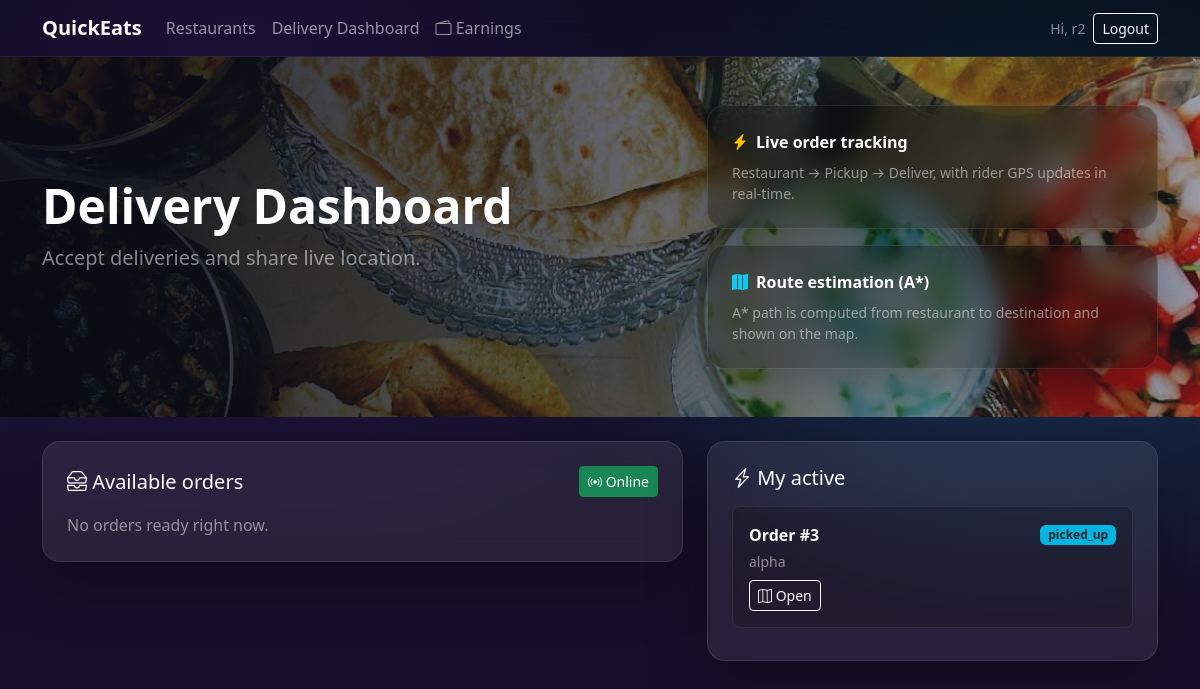
Page /delivery/dashboard (signed in) on the committed database.
### app/models.py (models this page shows, shortened)
class User(db.Model, UserMixin):
    id = db.Column(db.Integer, primary_key=True)
    email = db.Column(db.String(255), unique=True, nullable=False, index=True)
    password_hash = db.Column(db.String(255), nullable=False)
    full_name = db.Column(db.String(120), nullable=False)
    phone = db.Column(db.String(30), nullable=True)
    role = db.Column(db.String(40), nullable=False, index=True)
    is_active = db.Column(db.Boolean, default=True, nullable=False)
    address = db.Column(db.String(255), nullable=True)
    lat = db.Column(db.Float, nullable=True)
    lng = db.Column(db.Float, nullable=True)
    created_at = db.Column(db.DateTime, default=utcnow, nullable=False)
    restaurant = db.relationship("Restaurant", back_populates="owner", uselist=False)

class Order(db.Model):
    id = db.Column(db.Integer, primary_key=True)
    customer_id = db.Column(db.Integer, db.ForeignKey("user.id"), nullable=False, index=True)
    restaurant_id = db.Column(db.Integer, db.ForeignKey("restaurant.id"), nullable=False, index=True)
    delivery_partner_id = db.Column(db.Integer, db.ForeignKey("user.id"), nullable=True, index=True)
    status = db.Column(db.String(40), nullable=False, index=True, default=OrderStatus.PLACED.value)
    notes = db.Column(db.String(500), nullable=True)
    delivery_address = db.Column(db.String(255), nullable=True)
    delivery_lat = db.Column(db.Float, nullable=True)
    delivery_lng = db.Column(db.Float, nullable=True)
    subtotal_cents = db.Column(db.Integer, nullable=False, default=0)
    delivery_fee_cents = db.Column(db.Integer, nullable=False, default=2500)
    total_cents = db.Column(db.Integer, nullable=False, default=0)
    created_at = db.Column(db.DateTime, default=utcnow, nullable=False)
    updated_at = db.Column(db.DateTime, default=utcnow, onupdate=utcnow, nullable=False)
    restaurant = db.relationship("Restaurant", back_populates="orders")
    customer = db.relationship("User", foreign_keys=[customer_id])
    delivery_partner = db.relationship("User", foreign_keys=[delivery_partner_id])
    items = db.relationship("OrderItem", back_populates="order", cascade="all, delete-orphan")
    pings = db.relationship("LocationPing", back_populates="order", cascade="all, delete-orphan")

class Restaurant(db.Model):
    id = db.Column(db.Integer, primary_key=True)
    owner_id = db.Column(db.Integer, db.ForeignKey("user.id"), nullable=False, index=True)
    name = db.Column(db.String(120), nullable=False)
    description = db.Column(db.String(500), nullable=True)
    address = db.Column(db.String(255), nullable=True)
    lat = db.Column(db.Float, nullable=True)
    lng = db.Column(db.Float, nullable=True)
    hero_image_url = db.Column(db.String(500), nullable=True)
    is_open = db.Column(db.Boolean, default=True, nullable=False)
    created_at = db.Column(db.DateTime, default=utcnow, nullable=False)
    owner = db.relationship("User", back_populates="restaurant")
    items = db.relationship("MenuItem", back_populates="restaurant", cascade="all, delete-orphan")
    orders = db.relationship("Order", back_populates="restaurant")

### app/web/delivery.py (the view)
@bp.get("/dashboard")
@role_required(Role.DELIVERY_PARTNER.value)
def dashboard():
    rider_state = db.session.get(RiderState, current_user.id)
    available = (
        Order.query.filter(
            Order.status == OrderStatus.READY_FOR_PICKUP.value,
            Order.delivery_partner_id.is_(None),
        )
        .order_by(Order.created_at.asc())
        .limit(30)
        .all()
    )
    my_active = (
        Order.query.filter(
            Order.delivery_partner_id == current_user.id,
            Order.status.in_([OrderStatus.READY_FOR_PICKUP.value, OrderStatus.PICKED_UP.value]),
        )
        .order_by(Order.created_at.desc())
        .all()
    )
    return render_template("delivery/dashboard.html", available=available, my_active=my_active, rider_state=rider_state)

### app/models.py (called while the page is built)
@login_manager.user_loader
def load_user(user_id: str):
    return db.session.get(User, int(user_id))

### app/utils.py (called while the page is built)
def role_required(*roles: str):
    def decorator(fn):
        @wraps(fn)
        @login_required
        def wrapper(*args, **kwargs):
            if not current_user.is_authenticated:
                abort(401)
            if current_user.role not in roles and not getattr(current_user, "is_admin", False):
                abort(403)
            return fn(*args, **kwargs)
        return wrapper
    return decorator

### app/templates/delivery/dashboard.html (shortened to what this page needs)
{% extends "base.html" %}
{% from "_macros.html" import csrf_field %}
{% block hero_title %}Delivery Dashboard{% endblock %}
{% block hero_subtitle %}Accept deliveries and share live location.{% endblock %}
{% block content %}
  <div class="row g-4">
    <div class="col-lg-7">
      <div class="card card-glass p-4">
        <div class="d-flex justify-content-between align-items-center mb-3">
          <div class="h5 text-white mb-0"><i class="bi bi-inboxes"></i> Available orders</div>
          <form method="post" action="{{ url_for('delivery.toggle_online') }}">
            {% set online = rider_state.is_online if rider_state else false %}
            <button class="btn btn-sm {{ 'btn-success' if online else 'btn-outline-light' }}">
              <i class="bi bi-broadcast"></i> {{ 'Online' if online else 'Offline' }}
            </button>
          </form>
        </div>
        {% if not available %}
          <div class="text-white-50">No orders ready right now.</div>
        {% endif %}
      </div>
    </div>
    <div class="col-lg-5">
      <div class="card card-glass p-4">
        <div class="h5 text-white mb-3"><i class="bi bi-lightning-charge"></i> My active</div>
        {% if not my_active %}
          <div class="text-white-50">No active orders.</div>
        {% else %}
          {% for o in my_active %}
            <div class="p-3 mb-2 rounded-3" style="background: rgba(0,0,0,.20); border: 1px solid rgba(255,255,255,.08);">
              <div class="d-flex justify-content-between align-items-center">
                <div class="text-white fw-semibold">Order #{{ o.id }}</div>
                <span class="badge bg-info text-dark">{{ o.status }}</span>
              </div>
              <div class="text-white-50 small mt-1">{{ o.restaurant.name }}</div>
              <a class="btn btn-sm btn-outline-light mt-2" href="{{ url_for('delivery.order', order_id=o.id) }}"><i class="bi bi-map"></i> Open</a>
            </div>
          {% endfor %}
        {% endif %}
      </div>
    </div>
  </div>
{% endblock %}

### app/templates/base.html (shortened to what this page needs)
<!doctype html>
<html lang="en">
  <head>
    <link href="https://cdn.jsdelivr.net/npm/bootstrap@5.3.3/dist/css/bootstrap.min.css" rel="stylesheet" />
    <link href="https://cdn.jsdelivr.net/npm/bootstrap-icons@1.11.3/font/bootstrap-icons.min.css" rel="stylesheet" />
    <link href="{{ url_for('static', filename='css/app.css') }}" rel="stylesheet" />
  </head>
  <body>
    <nav class="navbar navbar-expand-lg navbar-dark glass-nav sticky-top">
      <div class="container">
        <a class="navbar-brand fw-bold" href="{{ url_for('customer.home') }}">QuickEats</a>
        <div class="collapse navbar-collapse" id="nav">
          <ul class="navbar-nav me-auto mb-2 mb-lg-0">
            <li class="nav-item"><a class="nav-link" href="{{ url_for('customer.home') }}">Restaurants</a></li>
            {% if current_user.is_authenticated and current_user.role == 'delivery_partner' %}
              <li class="nav-item"><a class="nav-link" href="{{ url_for('delivery.dashboard') }}">Delivery Dashboard</a></li>
              <li class="nav-item"><a class="nav-link" href="{{ url_for('delivery.earnings') }}"><i class="bi bi-wallet2"></i> Earnings</a></li>
            {% endif %}
          </ul>
          <div class="d-flex align-items-center gap-2">
            {% if current_user.is_authenticated %}
              <span class="text-white-50 small d-none d-lg-inline">Hi, {{ current_user.full_name }}</span>
              <a class="btn btn-sm btn-outline-light" href="{{ url_for('auth.logout') }}">Logout</a>
            {% else %}
              <a class="btn btn-sm btn-outline-light" href="{{ url_for('auth.login') }}">Login</a>
              <a class="btn btn-sm btn-warning" href="{{ url_for('auth.register') }}">Sign up</a>
            {% endif %}
          </div>
        </div>
      </div>
    </nav>
    <main>
      <section class="hero">
        <div class="container py-5">
          <div class="row align-items-center g-4">
            <div class="col-lg-7">
              <h1 class="display-5 fw-bold text-white mb-2">{% block hero_title %}Order food fast.{% endblock %}</h1>
              <p class="lead text-white-50 mb-4">{% block hero_subtitle %}Swiggy-like demo with live tracking and A* routing.{% endblock %}</p>
            </div>
            <div class="col-lg-5">
              <div class="hero-card p-4">
                <div class="d-flex align-items-center gap-2">
                  <i class="bi bi-lightning-charge-fill text-warning"></i>
                  <div class="text-white fw-semibold">Live order tracking</div>
                </div>
                <div class="small text-white-50 mt-2">
                  Restaurant → Pickup → Deliver, with rider GPS updates in real-time.
                </div>
              </div>
              <div class="hero-card p-4 mt-3">
                <div class="d-flex align-items-center gap-2">
                  <i class="bi bi-map-fill text-info"></i>
                  <div class="text-white fw-semibold">Route estimation (A*)</div>
                </div>
                <div class="small text-white-50 mt-2">
                  A* path is computed from restaurant to destination and shown on the map.
                </div>
              </div>
            </div>
          </div>
        </div>
        <div class="hero-overlay"></div>
      </section>
      <div class="container my-4">
        {% block content %}{% endblock %}
      </div>
    </main>
  </body>
</html>

### app/static/css/app.css (style rules this page uses)
:root { --bg1:#0b1020; --bg2:#1a0f2e; --glass: rgba(255,255,255,.08); --glass2: rgba(255,255,255,.12); --brand:#fc8019; }
body { background: radial-gradient(1200px 800px at 20% 10%, #2b1b55 0%, transparent 60%), radial-gradient(900px 700px at 85% 30%, #173a5a 0%, transparent 55%), linear-gradient(180deg, var(--bg1) 0%, var(--bg2) 100%); min-height:100vh; }
.glass-nav { background: rgba(0,0,0,.35); backdrop-filter: blur(14px); border-bottom: 1px solid rgba(255,255,255,.08); }
.hero { position: relative; overflow: hidden; background-image: url("../img/hero.jpg"); background-size: cover; background-position: center; }
.hero-overlay { position:absolute; inset:0; background: linear-gradient(90deg, rgba(8,10,20,.92) 0%, rgba(8,10,20,.60) 55%, rgba(8,10,20,.25) 100%); pointer-events:none; }
.hero .container { position:relative; z-index:1; }
.hero-card { background: rgba(0,0,0,.35); border: 1px solid rgba(255,255,255,.10); border-radius: 18px; backdrop-filter: blur(12px); box-shadow: 0 20px 60px rgba(0,0,0,.35); transform: translateY(0); transition: transform .2s ease, border-color .2s ease; }
.badge.bg-info { background-color: rgba(0, 209, 255, .85) !important; }
.card-glass { background: var(--glass); border: 1px solid rgba(255,255,255,.10); border-radius: 18px; backdrop-filter: blur(14px); box-shadow: 0 20px 60px rgba(0,0,0,.30); }

### rows in the picture
User: full_name "r2"
Order: id "3", status "picked_up", restaurant.name "alpha"

### other values in the picture
{{ 'Online' if online else 'Offline' }} "Online"
